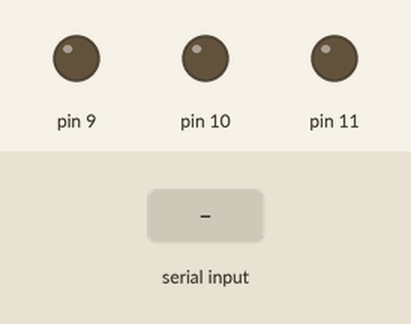
This sketch was run on a simulated Arduino Uno, built with avr-gcc and run on an emulated ATmega328P. Shown: output pins drawn as LEDs (lit = HIGH). The test bench sets the inputs (shaded band).

Above: at 1.2 s.
1.3 s: "90,45,200\n" received over Serial
At 2.1 s:
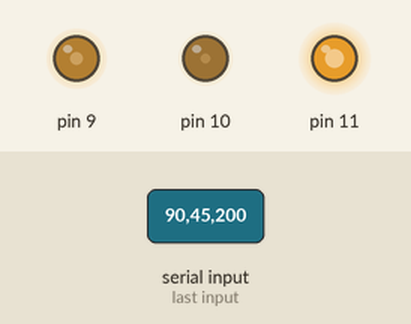
2.8 s: "30,150,10\n" received over Serial
At 3.1 s:
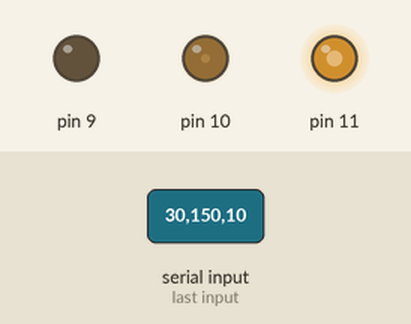
5.8 s: "90,45\n" received over Serial
At 7.3 s:
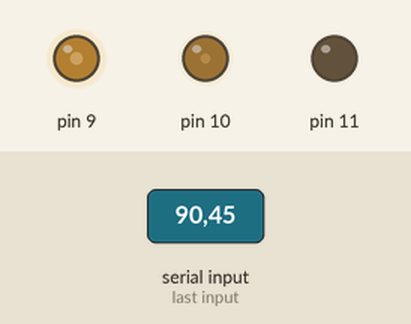
8.3 s: "30,150\n" received over Serial
At 10.4 s:
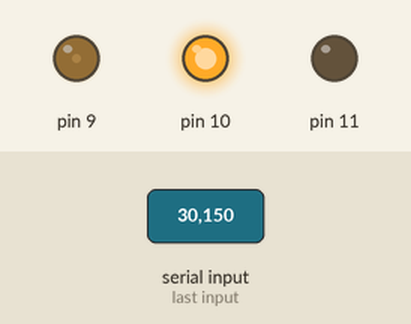
10.8 s: "90\n" received over Serial
At 13.6 s:
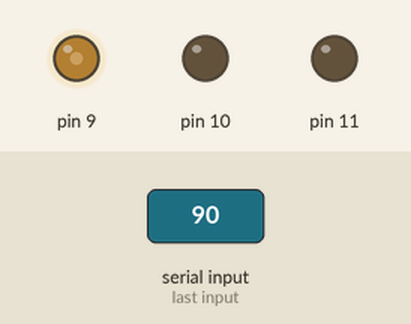
13.8 s: "200\n" received over Serial
At 16.5 s:
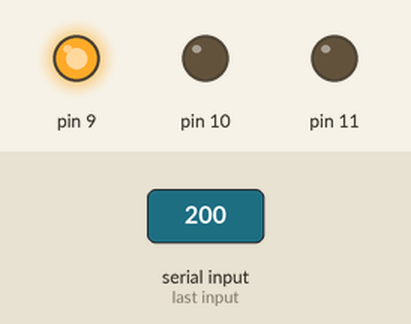
Timing chart, 0 to 17.8 s (numbered marks = the images above; inputs shaded):
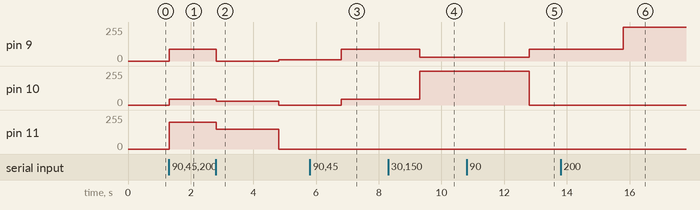

Measured:
- after the input at 1.3 s, pin 9: 0/255 → 90/255 at once; pin 10: 0/255 → 45/255 at once; pin 11: 0/255 → 200/255 at once
- after the input at 2.8 s, pin 9: 90/255 → 0/255 after 0.01 s instead of 1.5 s; pin 10: 45/255 → 30/255 at once, → 0/255 2.0 s later; pin 11: 200/255 → 150/255 at once, → 0/255 2.0 s later
- after the input at 5.8 s, pin 9: 10/255 → 90/255 after 1.0 s; pin 10: 0/255 → 45/255 after 1.0 s
- after the input at 8.3 s, pin 9: 90/255 → 30/255 after 1.0 s; pin 10: 45/255 → 255/255 after 1.0 s
- after the input at 10.8 s, pin 9: 30/255 → 90/255 after 2.0 s; pin 10: 255/255 → 0/255 after 2.0 s
- after the input at 13.8 s, pin 9: 90/255 → 255/255 after 2.0 s

The sketch:

serial_second.ino
```cpp
char a, b, c;

void setup() {
  pinMode(9, OUTPUT);
  pinMode(10, OUTPUT);
  pinMode(11, OUTPUT);
  Serial.begin(9600);
}

void loop() {
  while (Serial.available()) {
    a = Serial.parseInt();
    b = Serial.parseInt();
    c = Serial.parseInt();
    analogWrite(9, a);
    analogWrite(10, b);
    analogWrite(11, c);
  }
}
```
